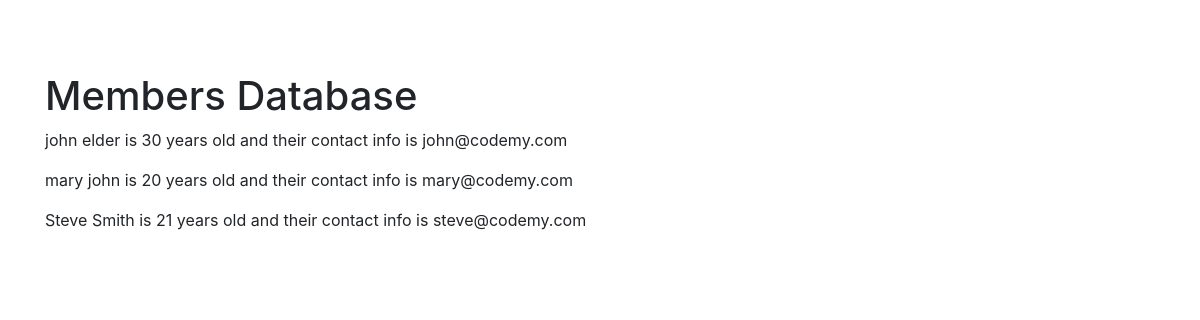
Before: / with the older database file.
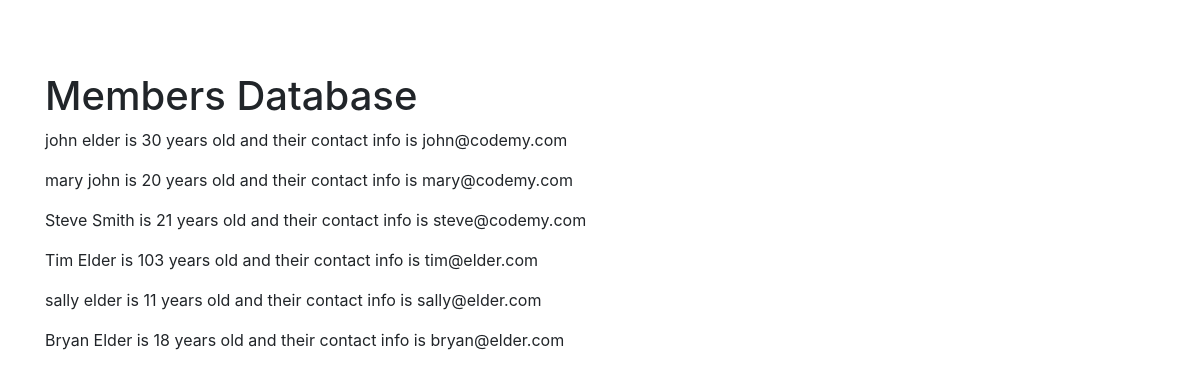
After: the same page with the newer database file.
### website/models.py (models this page shows, shortened)
class Member(models.Model):
    fname = models.CharField(max_length=100)
    lname = models.CharField(max_length=100)
    email = models.EmailField()
    passwd = models.CharField(max_length=100)
    age = models.IntegerField()

### website/views.py (the view)
# urls.py: 2. Add a URL to urlpatterns:  path('', views.home, name='home')
def home(request):
    all_members = Member.objects.all()
    return render(request, "home.html", {"all": all_members})

### website/templates/home.html
{% extends 'base.html' %} {% block content %}
<h1>Members Database</h1>
{% for member in all %}
<p>
  {{ member.fname }} {{ member.lname }} is {{member.age}} years old and their
  contact info is {{member.email}}
</p>
{% endfor %} {% endblock %}

### website/templates/base.html (shortened to what this page needs)
<!DOCTYPE html>
<html lang="en">
  <head>
    <link
      rel="stylesheet"
      href="https://cdn.jsdelivr.net/npm/bootstrap@4.4.1/dist/css/bootstrap.min.css"
    />
  </head>
  <body>
    <div class="container">
    <br />
    <br />
    {% block content %} {% endblock%}</div>
  </body>
</html>

Changed rows visible on the page:
added Member: fname "Tim", lname "Elder", age "103", email "tim@elder.com"
added Member: fname "sally", lname "elder", age "11", email "sally@elder.com"
added Member: fname "Bryan", lname "Elder", age "18", email "bryan@elder.com"
